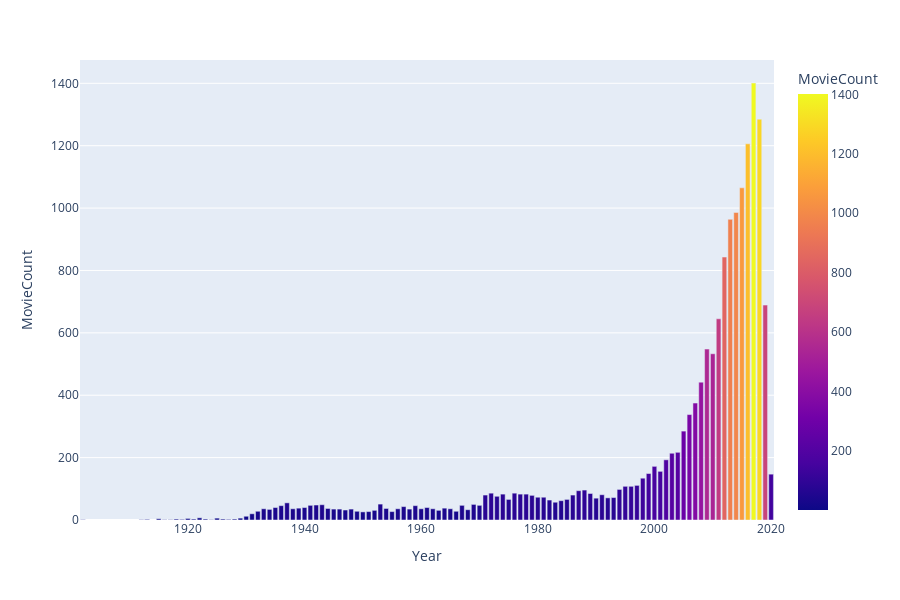

Notebook code for this chart:
### Code cell
by_year = movie.groupby('Year')['ID'].count().reset_index().rename(columns = {'ID':'MovieCount'})
fig = px.bar(by_year, x='Year', y='MovieCount', color='MovieCount', height=600)
fig.show()

### Figure 1 — Plotly figure (JSON) as saved in the notebook; plotly's stock layout.template omitted (floating-point values rounded to 4 significant figures)
{"data": [{"alignmentgroup": "True", "hovertemplate": "Year=%{x}<br>MovieCount=%{marker.color}<extra></extra>", "legendgroup": "", "marker": {"color": [1, 1, 2, 4, 1, 1, 3, 2, 5, 3, 7, 3, 1, 6, 3, 2, 3, 6, 12, 20, 28, 36, 34, 40, 46, 55, 36, 38, 40, 47, 48, 49, 37, 35, 35, 32, 35, 28, 26, 27, 31, 51, 37, 27, 36, 43, 35, 46, 36, 40, 36, 31, 38, 36, 28, 47, 33, 50, 47, 80, 86, 76, 83, 66, 86, 83, 83, 79, 73, 73, 64, 57, 62, 66, 80, 94, 96, 85, 70, 81, 71, 72, 98, 108, 108, 111, 134, 149, 172, 156, 193, 214, 217, 285, 338, 375, 442, 548, 533, 645, 843, 964, 986, 1065, 1206, 1401, 1285, 689, 147], "coloraxis": "coloraxis"}, "name": "", "offsetgroup": "", "orientation": "v", "showlegend": false, "textposition": "auto", "type": "bar", "x": [1902, 1912, 1913, 1915, 1916, 1917, 1918, 1919, 1920, 1921, 1922, 1923, 1924, 1925, 1926, 1927, 1928, 1929, 1930, 1931, 1932, 1933, 1934, 1935, 1936, 1937, 1938, 1939, 1940, 1941, 1942, 1943, 1944, 1945, 1946, 1947, 1948, 1949, 1950, 1951, 1952, 1953, 1954, 1955, 1956, 1957, 1958, 1959, 1960, 1961, 1962, 1963, 1964, 1965, 1966, 1967, 1968, 1969, 1970, 1971, 1972, 1973, 1974, 1975, 1976, 1977, 1978, 1979, 1980, 1981, 1982, 1983, 1984, 1985, 1986, 1987, 1988, 1989, 1990, 1991, 1992, 1993, 1994, 1995, 1996, 1997, 1998, 1999, 2000, 2001, 2002, 2003, 2004, 2005, 2006, 2007, 2008, 2009, 2010, 2011, 2012, 2013, 2014, 2015, 2016, 2017, 2018, 2019, 2020], "xaxis": "x", "y": [1, 1, 2, 4, 1, 1, 3, 2, 5, 3, 7, 3, 1, 6, 3, 2, 3, 6, 12, 20, 28, 36, 34, 40, 46, 55, 36, 38, 40, 47, 48, 49, 37, 35, 35, 32, 35, 28, 26, 27, 31, 51, 37, 27, 36, 43, 35, 46, 36, 40, 36, 31, 38, 36, 28, 47, 33, 50, 47, 80, 86, 76, 83, 66, 86, 83, 83, 79, 73, 73, 64, 57, 62, 66, 80, 94, 96, 85, 70, 81, 71, 72, 98, 108, 108, 111, 134, 149, 172, 156, 193, 214, 217, 285, 338, 375, 442, 548, 533, 645, 843, 964, 986, 1065, 1206, 1401, 1285, 689, 147], "yaxis": "y"}], "layout": {"barmode": "relative", "coloraxis": {"colorbar": {"title": {"text": "MovieCount"}}, "colorscale": [[0, "#0d0887"], [0.1111, "#46039f"], [0.2222, "#7201a8"], [0.3333, "#9c179e"], [0.4444, "#bd3786"], [0.5556, "#d8576b"], [0.6667, "#ed7953"], [0.7778, "#fb9f3a"], [0.8889, "#fdca26"], [1, "#f0f921"]]}, "height": 600, "legend": {"tracegroupgap": 0}, "margin": {"t": 60}, "xaxis": {"anchor": "y", "domain": [0, 1], "title": {"text": "Year"}}, "yaxis": {"anchor": "x", "domain": [0, 1], "title": {"text": "MovieCount"}}}}
